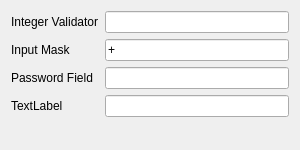
<?xml version="1.0" encoding="UTF-8"?>
<ui version="4.0">
 <class>Form</class>
 <widget class="QWidget" name="Form">
  <property name="geometry">
   <rect>
    <x>0</x>
    <y>0</y>
    <width>300</width>
    <height>150</height>
   </rect>
  </property>
  <property name="windowTitle">
   <string>Form</string>
  </property>
  <layout class="QFormLayout" name="formLayout">
   <item row="0" column="0">
    <widget class="QLabel" name="label">
     <property name="text">
      <string>Integer Validator</string>
     </property>
    </widget>
   </item>
   <item row="1" column="0">
    <widget class="QLabel" name="label_2">
     <property name="text">
      <string>Input Mask</string>
     </property>
    </widget>
   </item>
   <item row="1" column="1">
    <widget class="QLineEdit" name="t2">
     <property name="inputMask">
      <string>+99 999 999 9999</string>
     </property>
    </widget>
   </item>
   <item row="2" column="0">
    <widget class="QLabel" name="label_3">
     <property name="text">
      <string>Password Field</string>
     </property>
    </widget>
   </item>
   <item row="2" column="1">
    <widget class="QLineEdit" name="t3">
     <property name="echoMode">
      <enum>QLineEdit::Password</enum>
     </property>
    </widget>
   </item>
   <item row="3" column="0">
    <widget class="QLabel" name="label_4">
     <property name="text">
      <string>TextLabel</string>
     </property>
    </widget>
   </item>
   <item row="3" column="1">
    <widget class="QLineEdit" name="t4"/>
   </item>
   <item row="0" column="1">
    <widget class="QLineEdit" name="t1"/>
   </item>
  </layout>
 </widget>
 <resources/>
 <connections/>
</ui>
